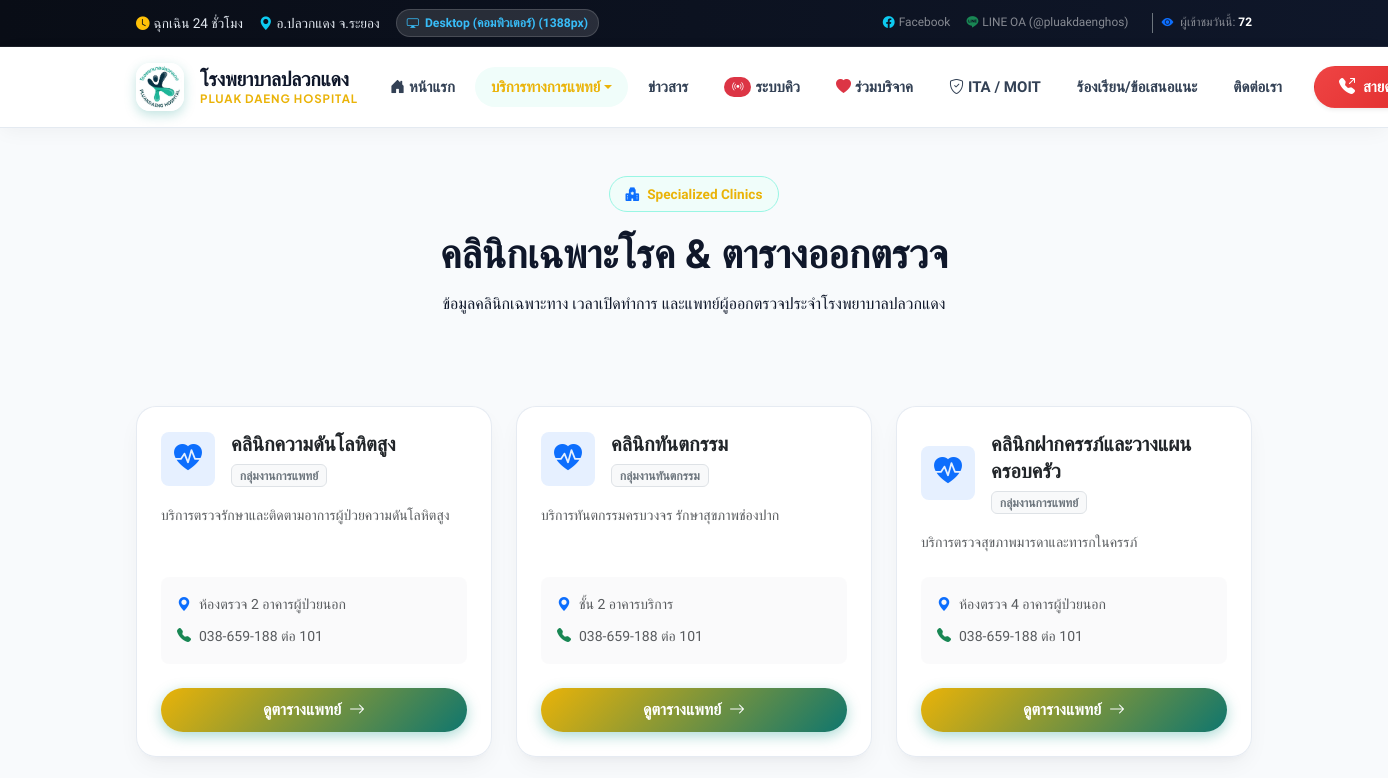
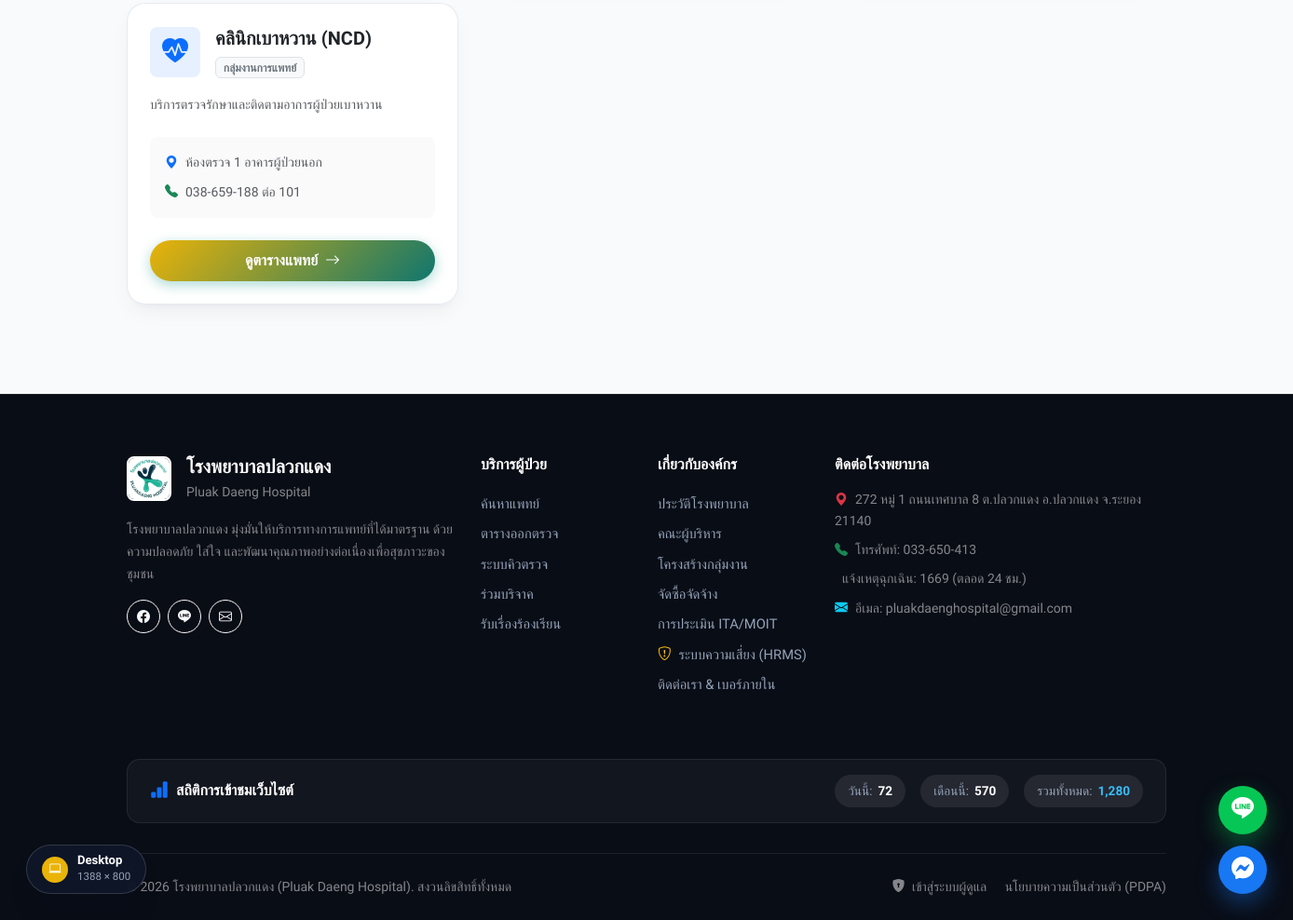
/clinics, run on the app's committed database (2 pictures, top to bottom).
### tables this page shows
CREATE TABLE `clinics` (
  `id` int(11) NOT NULL AUTO_INCREMENT,
  `department_id` int(11) DEFAULT NULL,
  `name` varchar(150) NOT NULL,
  `description` text DEFAULT NULL,
  `location` varchar(255) DEFAULT NULL,
  `phone` varchar(100) DEFAULT NULL,
  `note` text DEFAULT NULL,
  `status` enum('active','inactive') DEFAULT 'active',
  `created_at` timestamp NULL DEFAULT current_timestamp(),
  `updated_at` timestamp NULL DEFAULT current_timestamp() ON UPDATE current_timestamp(),
  `deleted_at` timestamp NULL DEFAULT NULL,
  PRIMARY KEY (`id`),
  KEY `department_id` (`department_id`),
  CONSTRAINT `clinics_ibfk_1` FOREIGN KEY (`department_id`) REFERENCES `departments` (`id`) ON DELETE SET NULL
);

CREATE TABLE `departments` (
  `id` int(11) NOT NULL AUTO_INCREMENT,
  `name` varchar(100) NOT NULL,
  `description` text DEFAULT NULL,
  `cover_image` varchar(255) DEFAULT NULL,
  `icon` varchar(50) DEFAULT NULL,
  `contact_info` text DEFAULT NULL,
  `status` enum('active','inactive') DEFAULT 'active',
  `created_at` timestamp NULL DEFAULT current_timestamp(),
  `updated_at` timestamp NULL DEFAULT current_timestamp() ON UPDATE current_timestamp(),
  `deleted_at` timestamp NULL DEFAULT NULL,
  PRIMARY KEY (`id`)
);

### app/Controllers/ClinicController.php (called while the page is built, shortened)
<?php
class ClinicController extends Controller {
    private $clinicModel;
    public function __construct() {
        $this->clinicModel = $this->model('Clinic');
    }
    public function index() {
        $clinics = $this->clinicModel->getAll();
        $data = [
            'page_title' => 'คลินิกเฉพาะโรคและตารางแพทย์',
            'clinics' => $clinics
        ];
        $this->view('clinics/index', $data);
    }
}

### app/Core/App.php (called while the page is built, shortened)
<?php
class App {
    protected $controller = 'HomeController';
    protected $method = 'index';
    public function __construct() {
        $url = $this->parseUrl();
        if (isset($url[0]) && strtolower($url[0]) === 'admin') {
            array_shift($url);
            $this->controller = 'DashboardController';
            $adminAliases = [
                'donationitem' => 'DonationItem',
                'donationitems' => 'DonationItem',
                'donation' => 'Donation',
                'donations' => 'Donation',
                'banner' => 'Banner',
                'banners' => 'Banner',
                'news' => 'News',
                'appointment' => 'Appointment',
                'appointments' => 'Appointment',
                'doctor' => 'Doctor',
                'doctors' => 'Doctor',
                'clinic' => 'Clinic',
                'clinics' => 'Clinic',
                'service' => 'Service',
                'services' => 'Service',
                'department' => 'Department',
                'departments' => 'Department',
                'procurement' => 'Procurement',
                'procurements' => 'Procurement',
                'complaint' => 'Complaint',
                'complaints' => 'Complaint',
                'setting' => 'Settings',
                'settings' => 'Settings',
                'auditlog' => 'AuditLog',
                'logs' => 'AuditLog',
                'dashboard' => 'Dashboard',
                'auth' => 'Auth',
                'login' => 'Auth'
            ];
            if (isset($url[0])) {
                $rawKey = strtolower($url[0]);
                if (isset($adminAliases[$rawKey]) && file_exists('../app/Controllers/Admin/' . $adminAliases[$rawKey] . 'Controller.php')) {
                    $this->controller = $adminAliases[$rawKey] . 'Controller';
                    unset($url[0]);
                } else if (file_exists('../app/Controllers/Admin/' . ucwords($url[0]) . 'Controller.php')) {
                    $this->controller = ucwords($url[0]) . 'Controller';
                    unset($url[0]);
                }
            }
            $controllerClass = 'App\\Controllers\\Admin\\' . $this->controller;
            if(!class_exists($controllerClass)){
                require_once '../app/Controllers/Admin/' . $this->controller . '.php';
            }
            $this->controller = new $controllerClass;
        } else {
            $aliases = [
                'donations' => 'Donation',
                'donation' => 'Donation',
                'doctors' => 'Doctor',
                'doctor' => 'Doctor',
                'clinics' => 'Clinic',
                'clinic' => 'Clinic',
                'services' => 'Service',
                'service' => 'Service',
                'appointments' => 'Appointment',
                'appointment' => 'Appointment',
                'departments' => 'Department',
                'department' => 'Department',
                'hrms' => 'Risk',
                'risk' => 'Risk',
                'ita' => 'Ita',
                'contact' => 'Contact',
                'news' => 'News'
            ];
            if (isset($url[0])) {
                $rawKey = strtolower($url[0]);
                if (isset($aliases[$rawKey]) && file_exists('../app/Controllers/' . $aliases[$rawKey] . 'Controller.php')) {
                    $this->controller = $aliases[$rawKey] . 'Controller';
                    unset($url[0]);
                } else if (file_exists('../app/Controllers/' . ucwords($url[0]) . 'Controller.php')) {
                    $this->controller = ucwords($url[0]) . 'Controller';
                    unset($url[0]);
                } else if (str_ends_with($rawKey, 's') && file_exists('../app/Controllers/' . ucwords(rtrim($rawKey, 's')) . 'Controller.php')) {
                    $this->controller = ucwords(rtrim($rawKey, 's')) . 'Controller';
                    unset($url[0]);
                }
            }
            $this->controller = new $controllerClass;
        }
        $this->params = $url ? array_values($url) : [];
        call_user_func_array([$this->controller, $this->method], $this->params);
    }
    public function parseUrl() {
        if (isset($_GET['url'])) {
            $url = rtrim($_GET['url'], '/');
            $url = urldecode($url);
            return explode('/', $url);
        }
        return [];
    }
}

### public/index.php (called while the page is built, shortened)
<?php
spl_autoload_register(function($className) {
    if (strpos($className, 'App\\Core\\') === 0) {
        $class = str_replace('App\\Core\\', '', $className);
    } else if (strpos($className, 'App\\Controllers\\') === 0) {
        $class = str_replace('App\\Controllers\\', '', $className);
        require_once '../app/Controllers/' . $class . '.php';
    } else if (strpos($className, 'App\\Models\\') === 0) {
        $class = str_replace('App\\Models\\', '', $className);
        require_once '../app/Models/' . $class . '.php';
    } else if (strpos($className, 'App\\Services\\') === 0) {
        $class = str_replace('App\\Services\\', '', $className);
        require_once '../app/Services/' . $class . '.php';
    } else if (strpos($className, 'App\\Repositories\\') === 0) {
        $class = str_replace('App\\Repositories\\', '', $className);
        require_once '../app/Repositories/' . $class . '.php';
    } else if (strpos($className, 'App\\Middleware\\') === 0) {
        $class = str_replace('App\\Middleware\\', '', $className);
        require_once '../app/Middleware/' . $class . '.php';
    } else if (strpos($className, 'App\\Helpers\\') === 0) {
        $class = str_replace('App\\Helpers\\', '', $className);
        require_once '../app/Helpers/' . $class . '.php';
    } else if (strpos($className, 'App\\Validation\\') === 0) {
        $class = str_replace('App\\Validation\\', '', $className);
        require_once '../app/Validation/' . $class . '.php';
    }
});
$app = new App\Core\App();

### app/Core/Database.php (called while the page is built, shortened)
<?php
class Database {
    private $host = DB_HOST;
    private $user = DB_USER;
    private $pass = DB_PASS;
    private $dbname = DB_NAME;
    private $dbh;
    private $stmt;
    public function __construct() {
        $dsn = 'mysql:host=' . $this->host . ';dbname=' . $this->dbname . ';charset=utf8mb4';
        $options = array(
            PDO::ATTR_PERSISTENT => true,
            PDO::ATTR_ERRMODE => PDO::ERRMODE_EXCEPTION,
            PDO::ATTR_DEFAULT_FETCH_MODE => PDO::FETCH_OBJ,
            PDO::MYSQL_ATTR_INIT_COMMAND => 'SET NAMES utf8mb4'
        );
        try {
            $this->dbh = new PDO($dsn, $this->user, $this->pass, $options);
        } catch(PDOException $e) {
            $this->error = $e->getMessage();
            error_log($this->error);
            if (APP_ENV === 'development') {
                echo $this->error;
            } else {
                echo "Database connection failed.";
            }
        }
    }
    public function query($sql) {
        $this->stmt = $this->dbh->prepare($sql);
    }
    public function bind($param, $value, $type = null) {
        if (is_null($type)) {
            switch(true) {
                default:
                    $type = PDO::PARAM_STR;
            }
        }
        $this->stmt->bindValue($param, $value, $type);
    }
    public function execute() {
        return $this->stmt->execute();
    }
    public function resultSet() {
        $this->execute();
        return $this->stmt->fetchAll();
    }
}

### app/Core/Model.php (called while the page is built, shortened)
<?php
class Model {
    public function __construct() {
        $this->db = new Database();
    }
}

### app/Models/Clinic.php (called while the page is built, shortened)
<?php
class Clinic extends Model {
    public function getAll() {
        $this->db->query('SELECT c.*, d.name as department_name FROM clinics c LEFT JOIN departments d ON c.department_id = d.id WHERE c.deleted_at IS NULL ORDER BY c.name ASC');
        return $this->db->resultSet();
    }
}

### app/Views/clinics/index.php (the view)
<div class="hero-wrapper py-5 mb-4 text-center">
    <div class="container">
        <div class="section-badge mb-3"><i class="bi bi-hospital-fill text-primary"></i> Specialized Clinics</div>
        <h1 class="hero-title mb-2">คลินิกเฉพาะโรค & ตารางออกตรวจ</h1>
        <p class="hero-subtitle mx-auto" style="max-width: 600px;">
            ข้อมูลคลินิกเฉพาะทาง เวลาเปิดทำการ และแพทย์ผู้ออกตรวจประจำโรงพยาบาลปลวกแดง
        </p>
    </div>
</div>
<div class="container mb-5 pb-5">
    <div class="row g-4">
        <?php if(empty($clinics)): ?>
            <div class="col-12 text-center py-5">
                <div class="p-4 bg-white rounded-4 shadow-sm d-inline-block">
                    <i class="bi bi-hospital display-4 text-muted mb-3 d-block"></i>
                    <h5 class="text-muted mb-0">ยังไม่มีข้อมูลคลินิกในขณะนี้</h5>
                </div>
            </div>
        <?php else: ?>
            <?php foreach($clinics as $clinic): ?>
                <div class="col-md-6 col-lg-4">
                    <div class="glass-card h-100 p-4 d-flex flex-column">
                        <div class="d-flex align-items-center gap-3 mb-3">
                            <div class="p-3 bg-primary bg-opacity-10 text-primary rounded-3 fs-3 d-flex align-items-center justify-content-center" style="width: 54px; height: 54px;">
                                <i class="bi bi-heart-pulse-fill"></i>
                            </div>
                            <div>
                                <h5 class="fw-bold mb-1 text-dark"><?= htmlspecialchars($clinic->name) ?></h5>
                                <span class="badge bg-light text-secondary border small"><?= htmlspecialchars($clinic->department_name ?? 'แผนกทั่วไป') ?></span>
                            </div>
                        </div>
                        <p class="text-muted small mb-4 flex-grow-1" style="line-height: 1.6;">
                            <?= mb_strimwidth(htmlspecialchars($clinic->description ?? ''), 0, 110, '...') ?>
                        </p>
                        <div class="bg-light bg-opacity-75 rounded-3 p-3 mb-4 small text-muted">
                            <div class="mb-2 d-flex align-items-center">
                                <i class="bi bi-geo-alt-fill text-primary me-2"></i>
                                <span><?= htmlspecialchars($clinic->location ?: 'อาคารผู้ป่วยนอก') ?></span>
                            </div>
                            <div class="d-flex align-items-center">
                                <i class="bi bi-telephone-fill text-success me-2"></i>
                                <span><?= htmlspecialchars($clinic->phone ?: '038-659-188 ต่อ 101') ?></span>
                            </div>
                        </div>
                        <a href="<?= URLROOT ?>/clinic/show/<?= $clinic->id ?>" class="btn btn-modern-primary w-100 justify-content-center">
                            ดูตารางแพทย์ <i class="bi bi-arrow-right"></i>
                        </a>
                    </div>
                </div>
            <?php endforeach; ?>
        <?php endif; ?>
    </div>
</div>

### public/assets/css/style.css (style rules this page uses)
:root { --primary-color: #0d9488; --primary-dark: #0f766e; --primary-light: #f0fdfa; --primary-border: #99f6e4; --secondary-color: #0284c7; --secondary-dark: #0369a1; --secondary-light: #f0f9ff; --accent-warning: #f59e0b; --accent-danger: #ef4444; --accent-success: #10b981; --bg-main: #f8fafc; --bg-surface: #ffffff; --text-main: #0f172a; --text-muted: #64748b; --text-light: #94a3b8; --border-color: #e2e8f0; --font-thai: 'Prompt', -apple-system, BlinkMacSystemFont, sans-serif; --font-en: 'Plus Jakarta Sans', sans-serif; --radius-sm: 8px; --radius-md: 14px; --radius-lg: 20px; --radius-xl: 28px; --radius-pill: 9999px; --shadow-sm: 0 2px 6px rgba(15, 23, 42, 0.04); --shadow-md: 0 10px 25px -5px rgba(15, 23, 42, 0.06), 0 8px 10px -6px rgba(15, 23, 42, 0.04); --shadow-lg: 0 20px 40px -12px rgba(15, 23, 42, 0.1); --shadow-glow-teal: 0 10px 30px rgba(13, 148, 136, 0.25); --transition: all 0.25s cubic-bezier(0.16, 1, 0.3, 1); }
*, *::before, *::after { box-sizing: border-box; }
body { font-family: var(--font-thai); background-color: var(--bg-main); color: var(--text-main); line-height: 1.65; letter-spacing: normal !important; overflow-x: hidden; margin: 0; padding: 0; }
h1, h2, h3, h4, h5, h6 { font-family: var(--font-thai); font-weight: 700; color: var(--text-main); line-height: 1.35; margin-bottom: 0.5rem; letter-spacing: normal !important; }
p { line-height: 1.7; margin-bottom: 1rem; }
.hero-wrapper { padding-top: 24px; }
.glass-card { background: rgba(255, 255, 255, 0.98); backdrop-filter: blur(16px); -webkit-backdrop-filter: blur(16px); border: 1px solid rgba(226, 232, 240, 0.85); border-radius: var(--radius-lg); box-shadow: var(--shadow-md); transition: var(--transition); }
.section-badge { display: inline-flex; align-items: center; gap: 8px; background: var(--primary-light); color: var(--primary-color); padding: 6px 16px; border-radius: var(--radius-pill); font-size: 0.85rem; font-weight: 700; border: 1px solid var(--primary-border); }
.btn-modern-primary { background: linear-gradient(135deg, var(--primary-color), var(--primary-dark)); color: #ffffff !important; font-weight: 600; padding: 10px 24px; border-radius: var(--radius-pill); border: none; box-shadow: 0 4px 14px rgba(13, 148, 136, 0.35); transition: var(--transition); display: inline-flex; align-items: center; justify-content: center; gap: 8px; line-height: 1.5; text-decoration: none; }

### data on the page
clinics: name "คลินิกความดันโลหิตสูง", department.name "กลุ่มงานการแพทย์", description "บริการตรวจรักษาและติดตามอาการผู้ป่วยความดันโลหิตสูง", location "ห้องตรวจ 2 อาคารผู้ป่วยนอก", phone "038-659-188 ต่อ 101"
clinics: name "คลินิกทันตกรรม", department.name "กลุ่มงานทันตกรรม", description "บริการทันตกรรมครบวงจร รักษาสุขภาพช่องปาก", location "ชั้น 2 อาคารบริการ", phone "038-659-188 ต่อ 101"
clinics: name "คลินิกฝากครรภ์และวางแผนครอบครัว", department.name "กลุ่มงานการแพทย์", description "บริการตรวจสุขภาพมารดาและทารกในครรภ์", location "ห้องตรวจ 4 อาคารผู้ป่วยนอก", phone "038-659-188 ต่อ 101"
clinics: name "คลินิกเบาหวาน (NCD)", department.name "กลุ่มงานการแพทย์", description "บริการตรวจรักษาและติดตามอาการผู้ป่วยเบาหวาน", location "ห้องตรวจ 1 อาคารผู้ป่วยนอก", phone "038-659-188 ต่อ 101"

### other printed values
$lineOaId "@pluakdaenghos"
$visitStats['today'] "72"
$siteSettings['address'] "272 หมู่ 1 ถนนเทศบาล 8 ต.ปลวกแดง อ.ปลวกแดง จ.ระยอง 21140"
$siteSettings['telephone'] "033-650-413"
$siteSettings['email'] "pluakdaenghospital@gmail.com"
$visitStats['month'] "570"
$visitStats['total'] "1,280"
